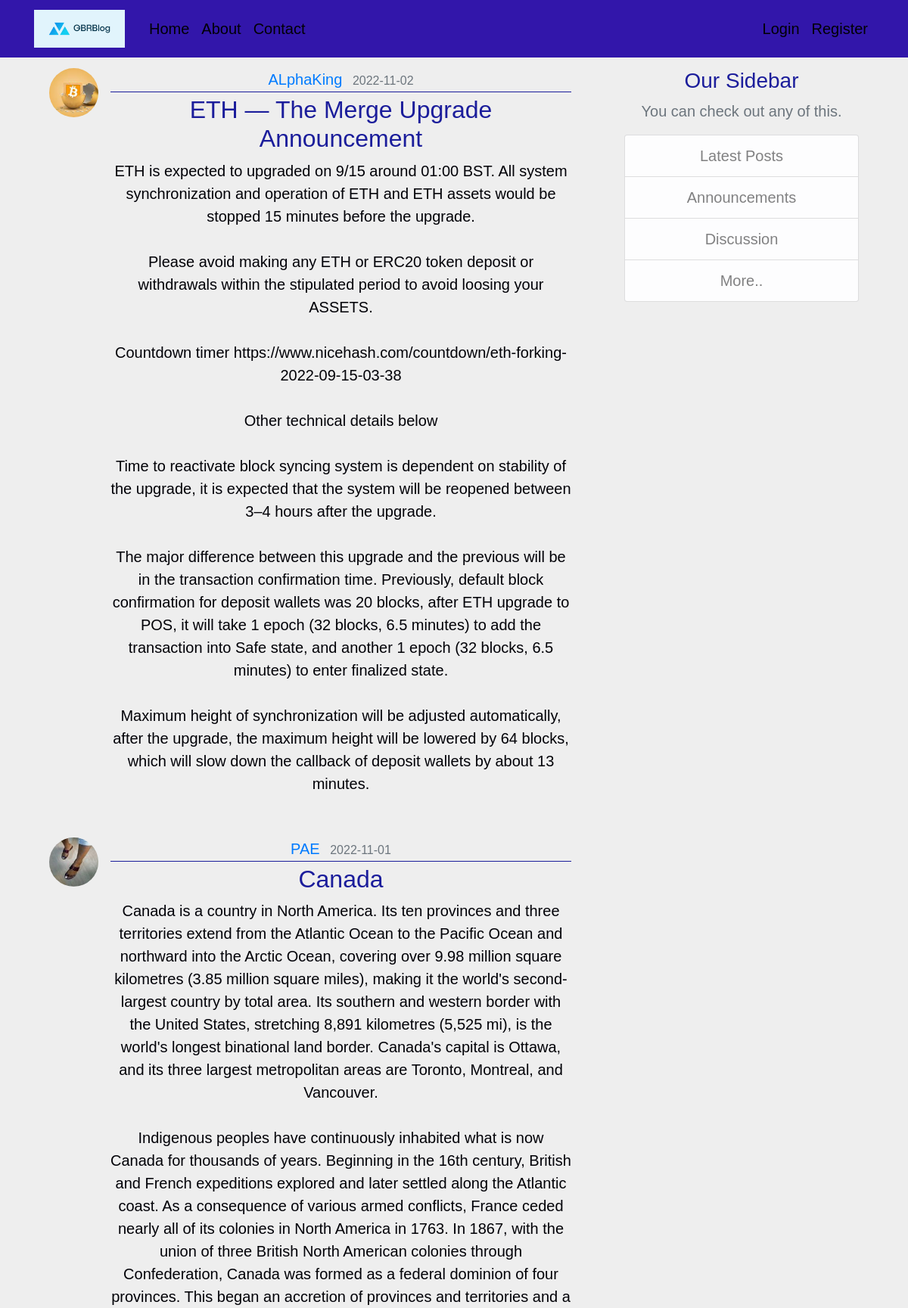
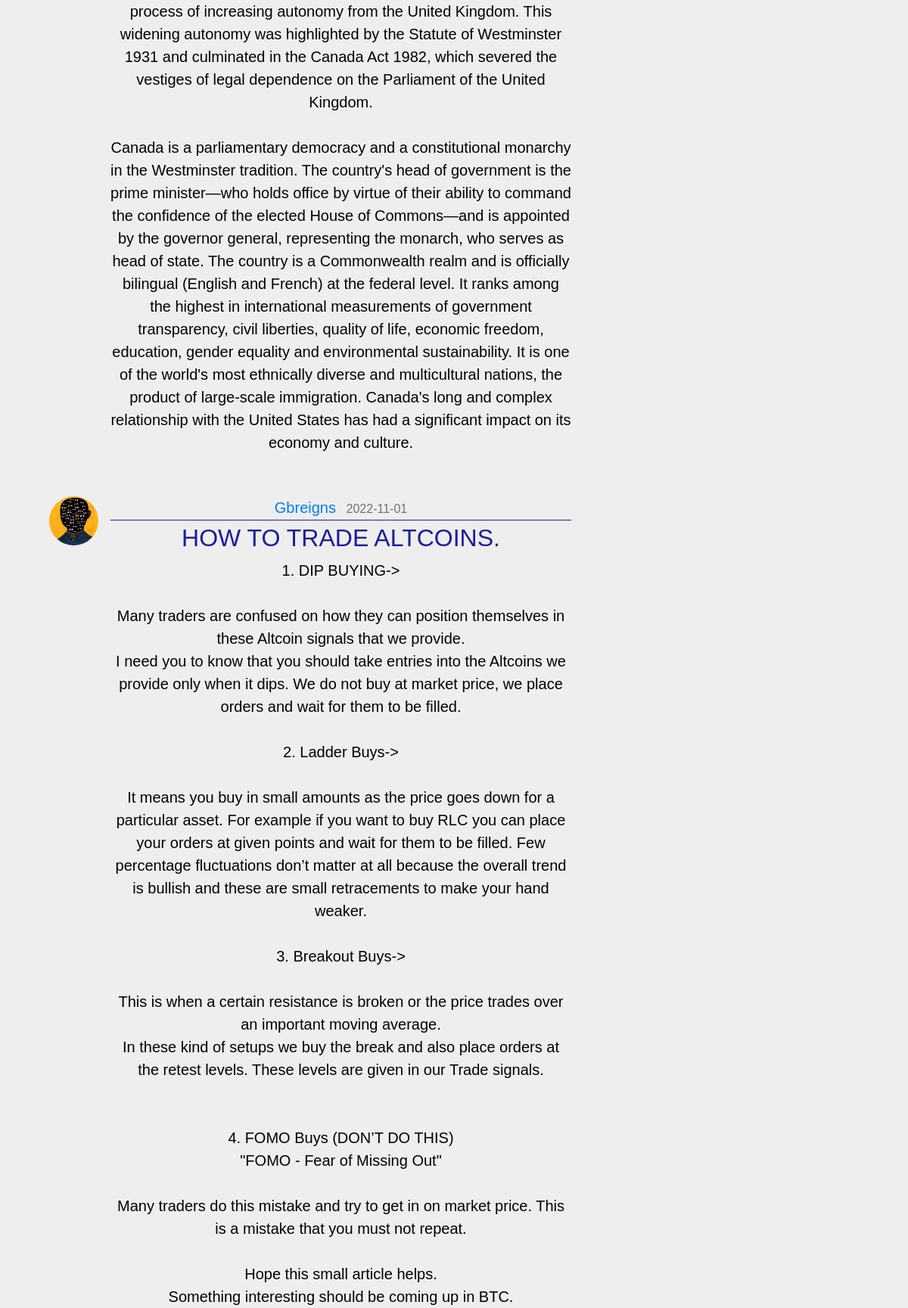
The page /home (upper part) on the database its author committed (2 pictures, top to bottom).
### flaskblog/models.py (models this page shows, shortened)
class Post(db.Model):
    id = db.Column(db.Integer, primary_key=True)
    title = db.Column(db.String(100), nullable=False)
    date_posted = db.Column(db.DateTime, nullable=False, default=datetime.utcnow)
    content = db.Column(db.Text, nullable=False)
    user_id = db.Column(db.Integer, db.ForeignKey('user.id'), nullable=False)

class User(db.Model, UserMixin):
    id = db.Column(db.Integer, primary_key=True)
    username = db.Column(db.String(20), unique=True, nullable=False)
    first_name = db.Column(db.String(50), nullable=False)
    last_name = db.Column(db.String(50), nullable=False)
    email = db.Column(db.String(120), unique=True, nullable=False)
    image_file = db.Column(db.String(20), nullable=False, default='default.jpg')
    password = db.Column(db.String(60), nullable=False)
    posts = db.relationship('Post', backref='author', lazy=True)

### flaskblog/routes.py (the view)
@app.route("/")
@app.route("/home")
def home():
    page = request.args.get('page', 1, type=int)
    posts = Post.query.order_by(Post.date_posted.desc()).paginate(page=page, per_page=5)
    return render_template('home.html', posts=posts)

### flaskblog/templates/home.html (shortened to what this page needs)
{% extends "layout.html" %}
{% block content %}
    {% for post in posts.items %}
        <article class="media content-section">
          <img class="rounded-circle article-img" src="{{ url_for('static', filename='profile_pics/' + post.author.image_file) }}">
          <div class="media-body">
            <div class="article-metadata">
              <a class="mr-2" href="{{ url_for('user_posts', username=post.author.username) }}">{{ post.author.username }}</a>
              <small class="text-muted">{{ post.date_posted.strftime('%Y-%m-%d') }}</small>
            </div>
            <h2><a class="article-title" href="{{ url_for('post', post_id=post.id) }}">{{ post.title }}</a></h2>
            <p class="article-content">{{ post.content }}</p>
          </div>
        </article>
    {% endfor %}
{% endblock content %}

### flaskblog/static/main.css (style rules this page uses)
* { font-family: Arial, Helvetica, sans-serif; box-sizing: border-box; padding: 0; margin: 0; }
body { margin: 0; text-align: center; background-color: #eee; color: rgb(1, 1, 7); font-size: 20px; margin-top: 5rem; background-repeat: no-repeat; background-position: center; background-size: cover; }
h1, h2, h3, h4, h5, h6 { color: #1b1d9b; }
.content-section { background: eee; padding: 10px 20px; border: 0px solid #dddddd; border-radius: 3px; margin-bottom: 20px; }
.article-title { color: #1b1d9b; }
.article-content { white-space: pre-line; }
.article-img { height: 65px; width: 65px; margin-right: 16px; }
.article-metadata { padding-bottom: 1px; margin-bottom: 4px; border-bottom: 1px solid #1b1d9b }

### rows shown on the page
Post: image_file (picture), author.username "ALphaKing", date_posted "2022-11-02", title "ETH — The Merge Upgrade Announcement", content "ETH is expected to upgraded on 9/15 around 01:00 BST. All system synchronization and operation of ETH and ETH assets would be stopped 15 minutes before the upgrade. Please avoid making any ETH or ERC20 token deposit or withdrawals within the stipulated period to avoid loosing your ASSETS. Countdown timer https://www.nicehash.com/countdown/eth-forking-2022-09-15-03-38 Other technical details below Time to reactivate block syncing system is dependent on stability of the upgrade, it is expected that the system will be reopened between 3–4 hours after the upgrade. The major difference between this upgrade and the previous will be in the transaction confirmation time. Previously, default block…"
Post: image_file (picture), author.username "PAE", date_posted "2022-11-01", title "Canada", content "Canada is a country in North America. Its ten provinces and three territories extend from the Atlantic Ocean to the Pacific Ocean and northward into the Arctic Ocean, covering over 9.98 million square kilometres (3.85 million square miles), making it the world's second-largest country by total area. Its southern and western border with the United States, stretching 8,891 kilometres (5,525 mi), is the world's longest binational land border. Canada's capital is Ottawa, and its three largest metropolitan areas are Toronto, Montreal, and Vancouver. Indigenous peoples have continuously inhabited what is now Canada for thousands of years. Beginning in the 16th century, British and French…"
Post: image_file (picture), author.username "Gbreigns", date_posted "2022-11-01", title "HOW TO TRADE ALTCOINS.", content "1. DIP BUYING-> Many traders are confused on how they can position themselves in these Altcoin signals that we provide. I need you to know that you should take entries into the Altcoins we provide only when it dips. We do not buy at market price, we place orders and wait for them to be filled. 2. Ladder Buys-> It means you buy in small amounts as the price goes down for a particular asset. For example if you want to buy RLC you can place your orders at given points and wait for them to be filled. Few percentage fluctuations don’t matter at all because the overall trend is bullish and these are small retracements to make your hand weaker. 3. Breakout Buys-> This is when a certain resistance…"
